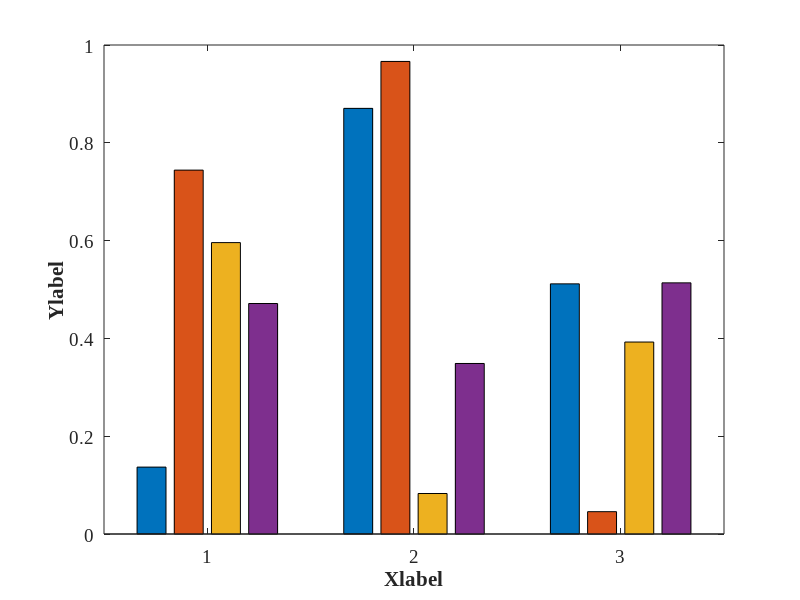
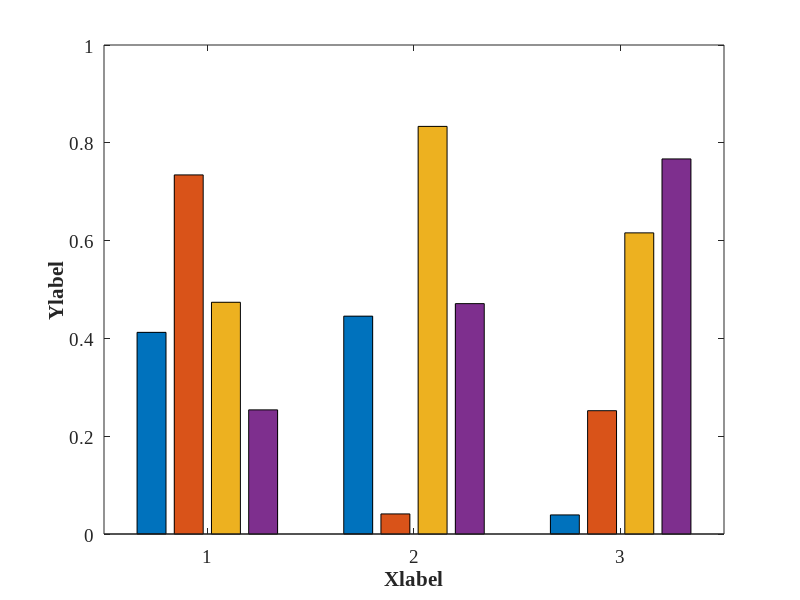

Recreate these plots in MATLAB, in order. (Note: this script raises an error after producing the figures.)
clc
close all
clear
%% 基本设置
pathFigure= '.\' ;

%% Example 1：柱状图填充

figure(1);
h = bar(rand(3,4));
xlabel('Xlabel','fontsize',14,'FontName','Times New Roman','FontWeight','Bold')
ylabel('Ylabel','fontsize',14,'FontName','Times New Roman','FontWeight','Bold')
set(gca,'Layer','top','FontSize',14,'Fontname', 'Times New Roman');

str= strcat(pathFigure, "Figure1", '.tiff');
print(gcf, '-dtiff', '-r600', str);

figure(2);
hp = bar(rand(3,4));
xlabel('Xlabel','fontsize',14,'FontName','Times New Roman','FontWeight','Bold')
ylabel('Ylabel','fontsize',14,'FontName','Times New Roman','FontWeight','Bold')
set(gca,'Layer','top','FontSize',14,'Fontname', 'Times New Roman');
hatchfill2(hp(1),'single','HatchAngle',0);
hatchfill2(hp(2),'cross','HatchAngle',45);
hatchfill2(hp(3),'single','HatchAngle',90);

str= strcat(pathFigure, "Figure2", '.tiff');
print(gcf, '-dtiff', '-r600', str);

%%
% 清理环境
clc;
clear;
figure();

% 示例数据
lat = [651.9 541.7 586.5; 268.8 192.0 278.4; 262.6 175.9 201.4];

Method{1} = 'oltp_read_write';
Method{2} = 'oltp_read_only';
Method{3} = 'oltp_write_only';

% 创建白色柱状图
b = bar(lat, 0.6, 'w'); % 使用 'w' 参数来设置为白色
set(gca, 'FontSize', 13)
set(gcf, 'Position', [100 100 850 600]); % 增加图形的高度，这里将高度从600改为800
ylabel('95% latency(ms)', 'FontSize', 14) % y轴坐标描述
set(gca, 'xticklabel', {Method{1}, Method{2}, Method{3}})
set(gca, 'XTick', [1:1:3])

% 添加花纹
hatchStyles = {'single', 'cross', 'single'};
hatchAngles = [0, 45, 90];
hatchDensities = [20, 10, 15];

for k = 1:size(lat, 2)
    hatchfill2(b(k), 'HatchStyle', hatchStyles{k}, 'HatchAngle', hatchAngles(k), 'HatchDensity', hatchDensities(k), 'HatchColor', 'k');
end

% 在柱状图的上方显示数值
for i = 1:length(b)
    xtips = b(i).XEndPoints;
    ytips = b(i).YEndPoints; % 获取 Bar 对象的 XEndPoints 和 YEndPoints 属性
    labels = string(b(i).YData); % 获取条形末端的坐标
    text(xtips, ytips, labels, 'HorizontalAlignment', 'center', 'VerticalAlignment', 'bottom')
end

% 打开网格
grid on;
set(gca, 'XTickLabelRotation', 0); % 设置横坐标不倾斜
set(gca, 'YGrid', 'on'); % 设置y轴刻度有虚线

% 添加图例
legend({'默认参数', 'DDPG', 'MADDPG'}, 'Location', 'northeast');

% 保存图形到本地并指定分辨率
pathFigure = './';
str = strcat(pathFigure, "Figure2", '.tiff');
print(gcf, '-dtiff', '-r600', str);




